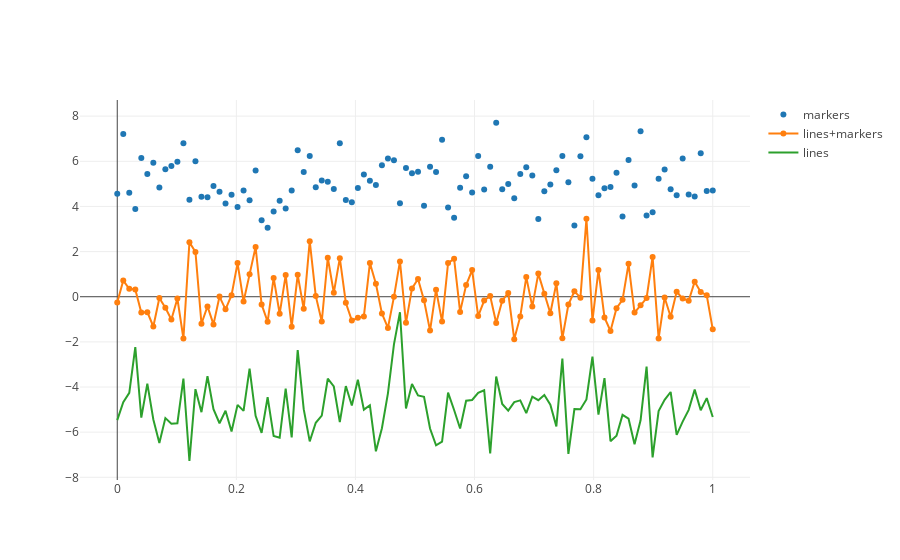

The code cell stored with this chart in its notebook:
### Code cell
# Create random data with numpy
import numpy as np

N = 100
random_x = np.linspace(0, 1, N)
random_y0 = np.random.randn(N)+5
random_y1 = np.random.randn(N)
random_y2 = np.random.randn(N)-5

# Create traces
trace0 = go.Scatter(
    x = random_x,
    y = random_y0,
    mode = 'markers',
    name = 'markers'
)
trace1 = go.Scatter(
    x = random_x,
    y = random_y1,
    mode = 'lines+markers',
    name = 'lines+markers'
)
trace2 = go.Scatter(
    x = random_x,
    y = random_y2,
    mode = 'lines',
    name = 'lines'
)

data = [trace0, trace1, trace2]
#plot(data, filename='scatter-mode')
iplot(data)
